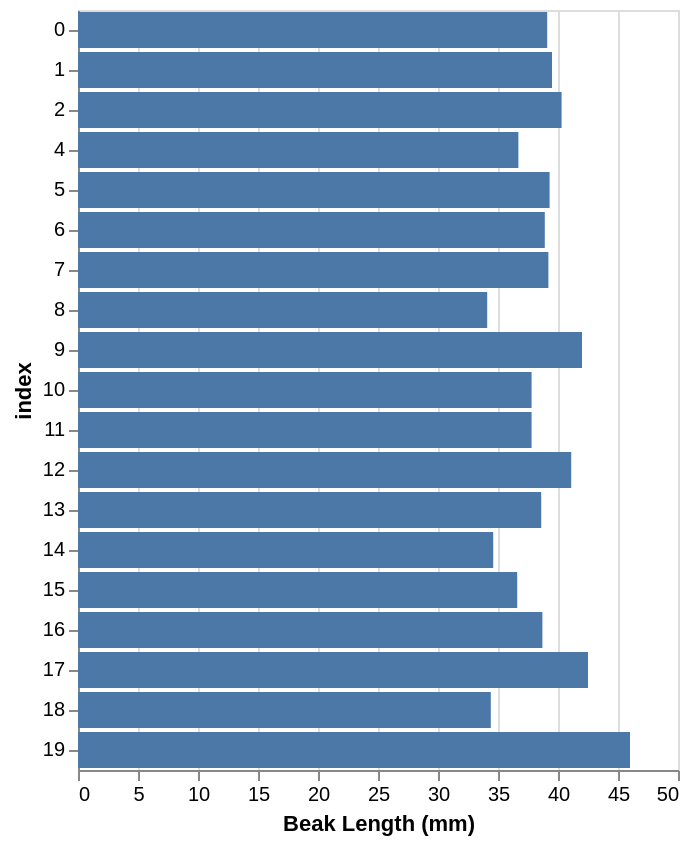

The code cell stored with this chart in its notebook:
### Markdown cell above
Notice how we did this using pandas, but we can also do this using altair

### Code cell
alt.Chart(data).mark_bar().encode(
    x='Beak Length (mm):Q',
    y='index:O'
).transform_filter(
    datum.index < 20
)

### Figure 1 — Vega-Lite specification as saved in the notebook (floating-point values rounded to 4 significant figures; data arrays with more than 128 entries replaced by an {"elided": "..."} marker saying what was removed)
{"config": {"view": {"continuousWidth": 300, "continuousHeight": 300}}, "data": {"name": "data-30c7ad8d1607289e4fdc16ca845b73bf"}, "mark": {"type": "bar"}, "encoding": {"x": {"field": "Beak Length (mm)", "type": "quantitative"}, "y": {"field": "index", "type": "ordinal"}}, "transform": [{"filter": "(datum.index < 20)"}], "$schema": "https://vega.github.io/schema/vega-lite/v6.1.0.json", "datasets": {"data-30c7ad8d1607289e4fdc16ca845b73bf": {"elided": "344 records"}}}
